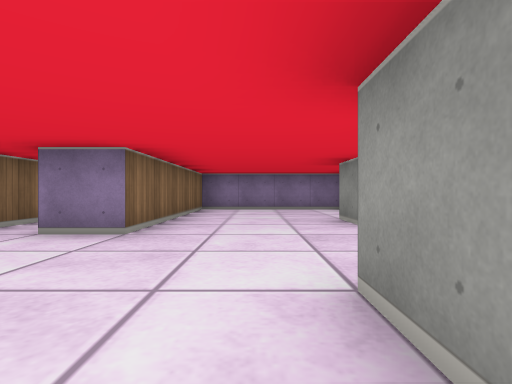
View 1 (above)

14 first-person views from a walk through a cub3D maze. The camera is about half as high as the walls, looks level and sees 80° across. The floor is counted in squares. Each view is taken from the middle of a square. On the plan, view 1 faces up. The plan holds only what a view shows up to about 9 squares ahead; the rest is blank.

View 2
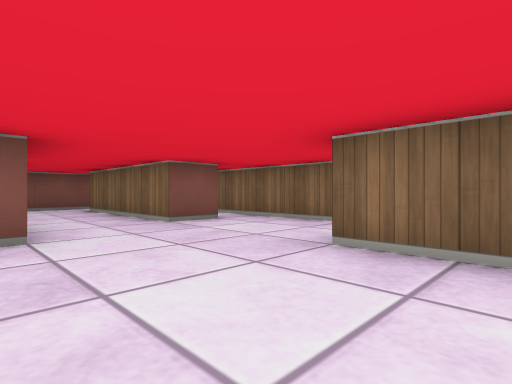

View 3
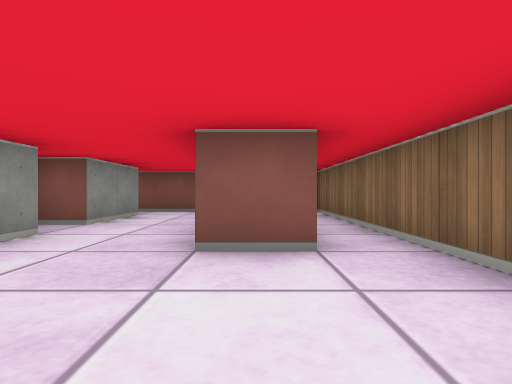

View 4
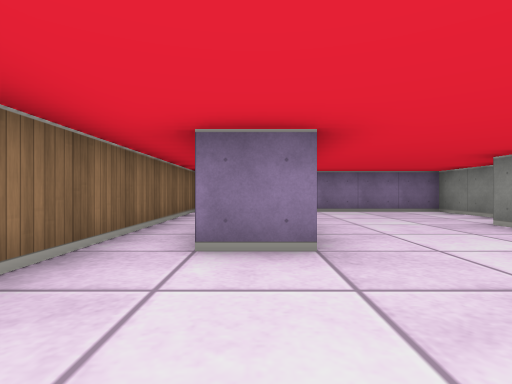

View 5
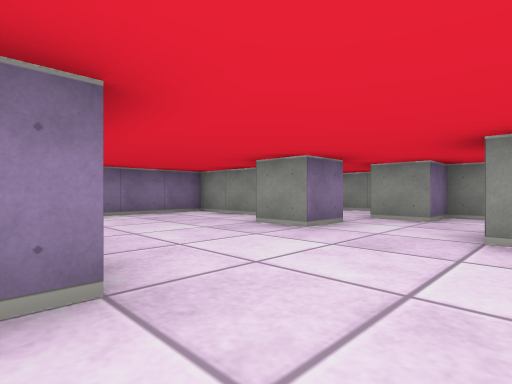

View 6
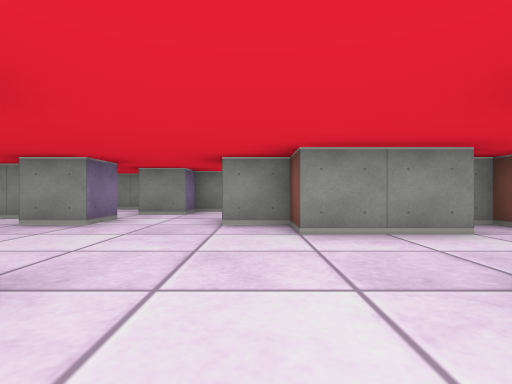

View 7
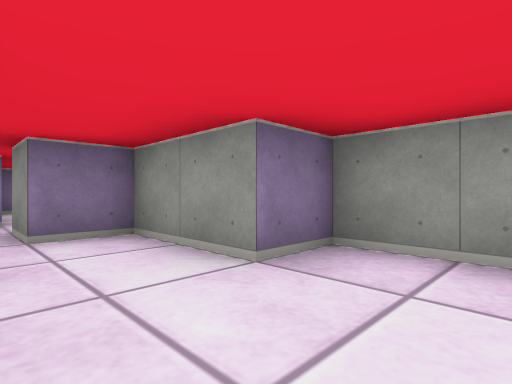

View 8
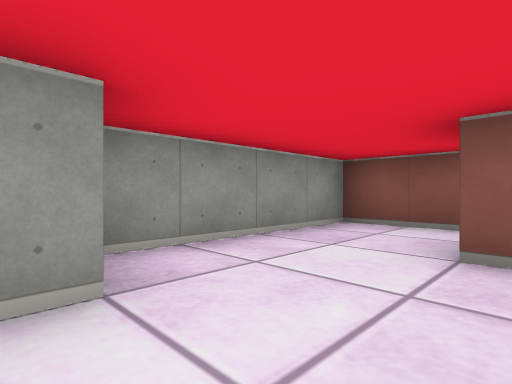

View 9
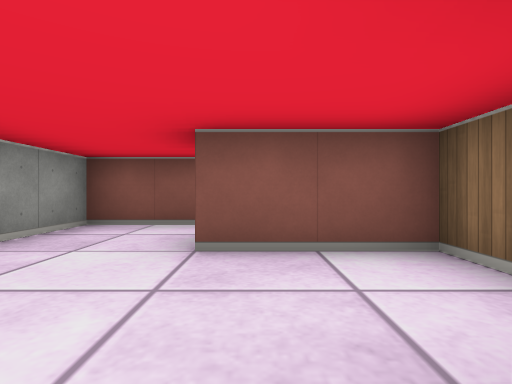

View 10
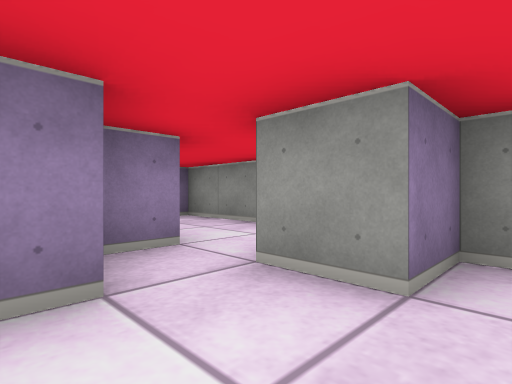

View 11
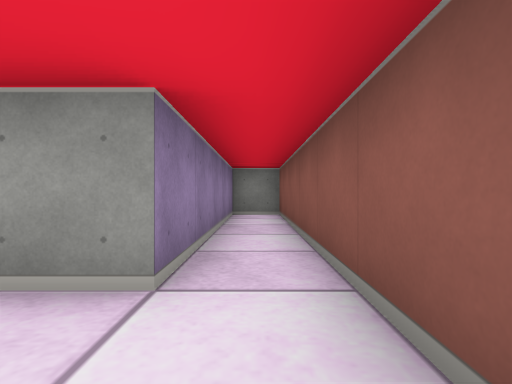

View 12
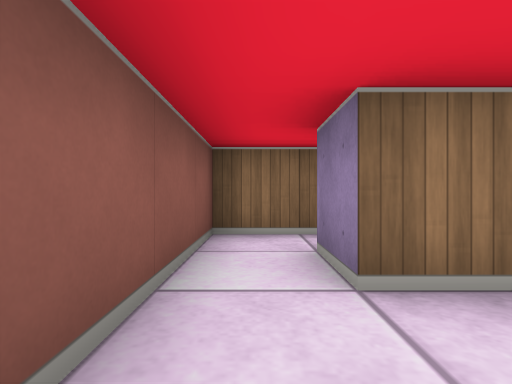

View 13
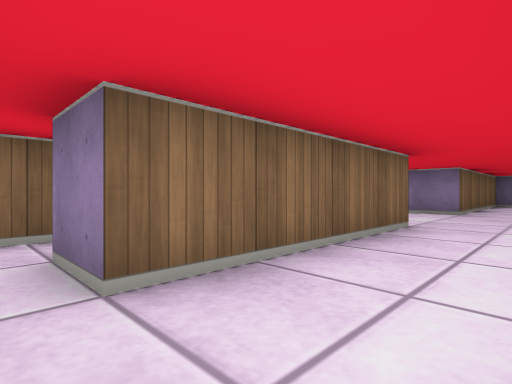

View 14
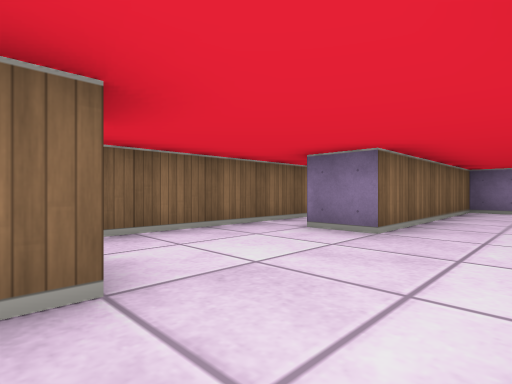

### Floor plan
Points are (right, up) in squares from view 1. A wall is a line through its corners. A room is listed if a view was taken in it or the views show most of it. See-through windows are left out.
Room 1 (views 1, 2, 3, 4, 5, 6, 11, 12, 13, 14)
walls: (-2.5, 0.5) (-1.5, 0.5) (-1.5, -3.5) (-2.5, -3.5); (0.5, -0.5) (0.5, 1.5) (1.5, 1.5) (1.5, 2.5); (1.5, 4.5) (1.5, 5.5); (1.5, -1.5) (1.5, -1.1); (2.5, 6.2) (2.5, 8.5) (-1.5, 8.5) (-1.5, 3.5) (-2.5, 3.5); (-3.5, 8.5) (-3.5, -4.5) (5.5, -4.5) (5.5, -3.5) (0.5, -3.5) (0.5, -1.5)
ways out: opening at (2, 3.5) to room 3
Room 2 (view 7)
walls: (5.5, -0.5) (5.5, 1.5) (4.5, 1.5) (4.5, 2.5); (4.5, 3.5) (3.5, 3.5); (1.5, 0.2) (1.5, -0.5) (3.5, -0.5)
ways out: opening at (3, 2) to room 3; opening at (4.5, -1) to room 4
Room 3 (views 8, 9, 10)
walls: (3.5, 5.5) (2.8, 5.5); (5.5, 5.2) (5.5, 8.5) (3.8, 8.5); (2.5, 4.5) (1.5, 4.5); (3.5, 3.5) (3.5, 4.5); (4.5, 2.5) (4.5, 3.5)
ways out: opening at (2, 3.5) to room 1; opening at (3, 2) to room 2
Room 4 (no view inside)
walls: (3.9, -2.5) (5.5, -2.5) (5.5, -0.5)
ways out: opening at (4.5, -1) to room 2

Positions as (right, up) in squares from view 1, and headings:
1: (0, 0), facing up
2: (1, 5), facing down-left
3: (-2, 3), facing down
4: (-2, 1), facing up
5: (-2, 2), facing up-right
6: (-3, 2), facing right
7: (3, 0), facing up-right
8: (3, 2), facing down-right
9: (3, 2), facing down
10: (2, 3), facing up-right
11: (-1, -4), facing right
12: (0, -4), facing left
13: (0, -4), facing up-left
14: (0, 0), facing up-left
